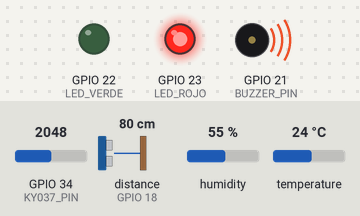
Bench run of a program on a simulated ESP32. On the bench: output pins drawn as LEDs (lit = HIGH), buzzer (waves = sounding). Wiring (inferred from the names in the program): ultrasonic range finder: trigger GPIO 5; echo GPIO 18. The test bench sets the inputs (shaded band); at power-on: distance to the obstacle (sensor on GPIO 18) 80 cm, GPIO 34 (KY037_PIN) = 2048, humidity 55 %, temperature 24 °C. The echo pulse lasts 58.3 µs per cm; WiFi joins after 1.5 s; servers stay silent unless stated; the local clock reads 2024-03-15 10:24:30 at power-on unless the program sets it; pins used as bus, display or sensor lines are not drawn; what the program prints to the serial monitor is not drawn.

Above: at 2.33 s.
2.8 s: distance to the obstacle (sensor on GPIO 18) set to 119 cm
6.3 s: distance to the obstacle (sensor on GPIO 18) set to 126 cm
At 7.1 s:
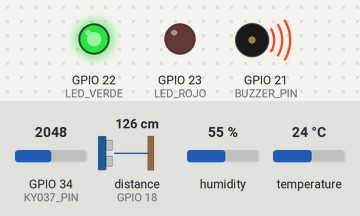
10.0 s: GPIO 34 (KY037_PIN) set to 1529
13.5 s: GPIO 34 (KY037_PIN) set to 1435
At 14.6 s:
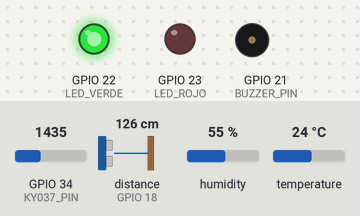
15.4 s: distance to the obstacle (sensor on GPIO 18) set to 4 cm
At 18.1 s:
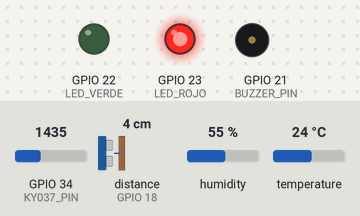
18.9 s: distance to the obstacle (sensor on GPIO 18) set to 46 cm
At 19.44 s:
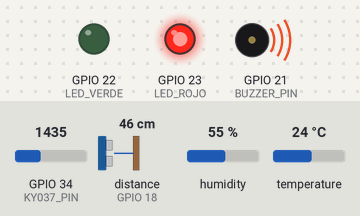
22.4 s: distance to the obstacle (sensor on GPIO 18) set to 57 cm
At 23.63 s:
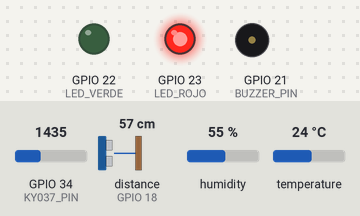
Timing chart, 0 to 26.9 s (numbered marks = the images above; inputs shaded):
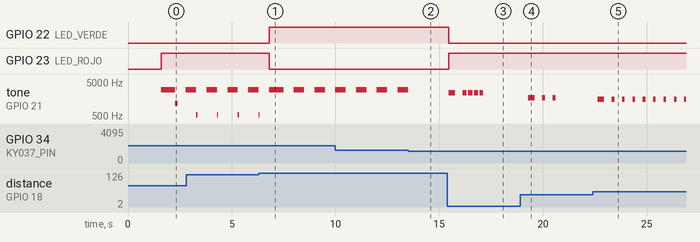

The program:

main.cpp
```cpp
#include <Arduino.h>
#include <WiFi.h>
#include <Firebase_ESP_Client.h>
#include "addons/TokenHelper.h"
#include "addons/RTDBHelper.h"
#include "DHT.h"
#include <time.h>
#include <algorithm>

// 1. CONFIGURACIÓN DE RED Y FIREBASE
const char* WIFI_SSID = "LEONEZEQUIEL";
const char* WIFI_PASSWORD = "begiakhi88";

// Credenciales de Firebase
const char* DATABASE_SECRET = "fvNtqyqklwhW3Zy35ed352460uvlbgPPJLf8XOkD";
const char* DATABASE_URL = "https://parking-iot-a0b8e-default-rtdb.firebaseio.com/";

// Rutas de la base de datos
const char* FB_PATH_STATUS = "/parking_status";
const char* FB_PATH_LOGS = "/parking_logs";

// Configuración de Hora (UTC/GMT+0 para compatibilidad con dashboards)
const char* NTP_SERVER = "pool.ntp.org";
const long GMT_OFFSET_SEC = 0;
const int DAYLIGHT_OFFSET_SEC = 0;


// 2. PINES Y SENSORES

#define DHTPIN 4
#define DHTTYPE DHT22
#define TRIG_PIN 5
#define ECHO_PIN 18

#define KY037_PIN 34
#define BUZZER_PIN 21
#define LED_VERDE 22
#define LED_ROJO 23

DHT dht(DHTPIN, DHTTYPE);

// 3. UMBRALES Y TEMPORIZADORES
const unsigned long SENSOR_READ_INTERVAL = 500;      // Leer cada 500ms
const unsigned long FIREBASE_SEND_INTERVAL = 15000;  // Enviar cada 15s (heartbeat)
const unsigned long WIFI_RECONNECT_INTERVAL = 20000; // Reintentar wifi cada 20s

const float DIST_OCUPADO = 50.0; // cm
const float DIST_LIBRE = 120.0;  // cm
const int RUIDO_UMBRAL = 1500;   // Valor ADC (0-4095) para alerta fuerte

//
// 4. OBJETOS Y VARIABLES GLOBALES
//
// ¡IMPORTANTE! Dos objetos separados para evitar conflictos de escritura
FirebaseData fbdo_status;
FirebaseData fbdo_logs;

FirebaseAuth auth;
FirebaseConfig config;

unsigned long lastSensorRead = 0;
unsigned long lastFirebaseSend = 0;
unsigned long lastWifiCheck = 0;

// Variables de Sensores (Inicializadas con valores seguros)
float distancia_cm = 130.0;
float distanciaAnterior_cm = 130.0;
float temperatura_c = 0.0;
float humedad_pct = 0.0;
int nivel_sonido = 0;

// Variables de Análisis de Ruido (Promedio Móvil)
const int RUIDO_MUESTRAS = 60;
int lecturasRuido[RUIDO_MUESTRAS];
int indiceRuido = 0;
long sumaRuido = 0;
float ruidoBaselineAvg = 0.0;
String estadoRuido = "Normal";

// Estado del Sistema
String estadoActual = "Inicializando";
String estadoAnterior = "";

// Alarmas
bool alarmaRuidoActiva = false;
unsigned long alarmaRuidoTimestamp = 0;
const unsigned long ALARMA_RUIDO_DURACION = 500;

//
// 5. PROTOTIPOS DE FUNCIONES
//
void iniciarWiFi();
void iniciarFirebase();
void leerSensores();
float leerDistanciaFiltrada_Promedio();
String decidirEstado(float dist);
void manejarHardwareFijo(const String& estado, int ruido);
void manejarBuzzer(const String& estado, float dist);
String getTimestampLocal();
void enviarAFirebase();
void analizarRuido();
void tokenStatusCallback(FirebaseConfig* config) { }

//
// 6. SETUP
//
void setup() {
    Serial.begin(115200);
    Serial.println("\n\n--- INICIANDO SISTEMA (VERSIÓN FINAL) ---");

    // Configurar Pines
    pinMode(TRIG_PIN, OUTPUT);
    pinMode(ECHO_PIN, INPUT);
    pinMode(KY037_PIN, INPUT);
    pinMode(BUZZER_PIN, OUTPUT);
    pinMode(LED_VERDE, OUTPUT);
    pinMode(LED_ROJO, OUTPUT);

    // Iniciar DHT
    dht.begin();

    // Pre-llenar array de ruido para evitar promedios erróneos al inicio
    for (int i = 0; i < RUIDO_MUESTRAS; i++) {
        lecturasRuido[i] = 50;
    }
    sumaRuido = 50 * RUIDO_MUESTRAS;
    ruidoBaselineAvg = 50.0;

    // Conectar a la Red
    iniciarWiFi();

    // Sincronizar Hora (Bloqueante al inicio para asegurar timestamps válidos)
    Serial.print("🕒 Sincronizando hora (NTP)");
    configTime(GMT_OFFSET_SEC, DAYLIGHT_OFFSET_SEC, NTP_SERVER);
    struct tm timeinfo;
    while (!getLocalTime(&timeinfo)) {
        Serial.print(".");
        delay(500);
    }
    Serial.println("\n✅ Hora sincronizada correctamente.");

    // Iniciar Firebase
    iniciarFirebase();

    Serial.println("-------------------------------------------");
    Serial.println("🚀 Sistema listo. Iniciando bucle principal...");
    Serial.println("-------------------------------------------");
}

//
// 7. LOOP PRINCIPAL
//
void loop() {
    unsigned long now = millis();

    // Tarea 1: Asegurar WiFi
    if (now - lastWifiCheck > WIFI_RECONNECT_INTERVAL) {
        lastWifiCheck = now;
        if (WiFi.status() != WL_CONNECTED) {
            Serial.println("🔌 WiFi desconectado. Reintentando...");
            WiFi.reconnect();
        }
    }

    // Tarea 2: Leer Sensores y Lógica (500ms)
    if (now - lastSensorRead >= SENSOR_READ_INTERVAL) {
        lastSensorRead = now;

        estadoAnterior = estadoActual;
        distanciaAnterior_cm = distancia_cm;

        leerSensores();
        analizarRuido();
        estadoActual = decidirEstado(distancia_cm);

        // Diagnóstico en Serial
        Serial.printf("📏 %.1f cm | 🌡 %.1f°C | 💧 %.1f%% | 🎤 %d (Avg: %.0f) | %s | 🔊 %s\n",
                      distancia_cm, temperatura_c, humedad_pct, nivel_sonido, ruidoBaselineAvg, estadoActual.c_str(), estadoRuido.c_str());

        manejarHardwareFijo(estadoActual, nivel_sonido);
    }

    // Tarea 3: Buzzer (Ejecución rápida)
    manejarBuzzer(estadoActual, distancia_cm);

    // Tarea 4: Enviar a Firebase
    bool estadoCambiado = (estadoActual != estadoAnterior && estadoActual != "Inicializando");
    bool tiempoDeEnvio = (now - lastFirebaseSend >= FIREBASE_SEND_INTERVAL);

    if (estadoCambiado || tiempoDeEnvio) {
        if (Firebase.ready() && WiFi.status() == WL_CONNECTED) {
            lastFirebaseSend = now;
            enviarAFirebase();
        } else if (!Firebase.ready()) {
             // Solo loguear si falla, no bloquear
             Serial.println("⚠️ Firebase no listo. Reintentando en siguiente ciclo.");
        }
    }
}

//
// 8. IMPLEMENTACIÓN DE FUNCIONES
//

void iniciarWiFi() {
    WiFi.begin(WIFI_SSID, WIFI_PASSWORD);
    Serial.print("🔌 Conectando a WiFi");
    int intentos = 0;
    while (WiFi.status() != WL_CONNECTED && intentos < 30) {
        delay(500);
        Serial.print(".");
        intentos++;
    }
    if (WiFi.status() != WL_CONNECTED) {
        Serial.println("\n❌ Falló WiFi. Reiniciando...");
        delay(1000); ESP.restart();
    }
    Serial.print("\n✅ WiFi Conectado: ");
    Serial.println(WiFi.localIP().toString());
}

void iniciarFirebase() {
    config.signer.tokens.legacy_token = DATABASE_SECRET;
    config.database_url = DATABASE_URL;
    config.token_status_callback = tokenStatusCallback;

    Firebase.reconnectWiFi(true);
    Firebase.begin(&config, &auth);

    Serial.println("🔥 Inicializando Firebase...");
}

void leerSensores() {
    // Lectura DHT
    float temp_val = dht.readTemperature();
    float hum_val = dht.readHumidity();
    if (!isnan(temp_val)) temperatura_c = temp_val;
    if (!isnan(hum_val)) humedad_pct = hum_val;

    // Lectura Ultrasonido
    float dist_filtrada = leerDistanciaFiltrada_Promedio();
    if (dist_filtrada != -1.0) {
        distancia_cm = dist_filtrada;
    } else {
        distancia_cm = distanciaAnterior_cm; // Ignorar lecturas fallidas
    }

    // Lectura Ruido (Promedio Móvil)
    sumaRuido = sumaRuido - lecturasRuido[indiceRuido];
    nivel_sonido = analogRead(KY037_PIN);
    lecturasRuido[indiceRuido] = nivel_sonido;
    sumaRuido = sumaRuido + nivel_sonido;
    indiceRuido = (indiceRuido + 1) % RUIDO_MUESTRAS;
    ruidoBaselineAvg = (float)sumaRuido / RUIDO_MUESTRAS;
}

float leerDistanciaFiltrada_Promedio() {
    const int N = 5;
    const int MIN_VALID = 2;
    const int MAX_VALID = 400;
    int valid = 0;
    long suma = 0;

    for (int i = 0; i < N; i++) {
        digitalWrite(TRIG_PIN, LOW); delayMicroseconds(2);
        digitalWrite(TRIG_PIN, HIGH); delayMicroseconds(10);
        digitalWrite(TRIG_PIN, LOW);

        long duracion = pulseIn(ECHO_PIN, HIGH, 25000); // 25ms timeout
        int d = duracion * 0.034 / 2;

        if (d >= MIN_VALID && d <= MAX_VALID) {
            suma += d;
            valid++;
        }
        delay(10); // Pequeña pausa para estabilidad
    }

    if (valid == 0) return -1.0; // Error
    return (float)suma / valid;
}

String decidirEstado(float dist) {
    static int contadorEstable = 0;

    if (dist == -1.0) return estadoActual; // Mantener estado si hay error de lectura

    if (dist > DIST_LIBRE) {
        contadorEstable = 0;
        return "Libre";
    } else if (dist > DIST_OCUPADO) {
        contadorEstable = 0;
        return "Aproximacion";
    } else {
        // Lógica de estabilización
        if (abs(dist - distanciaAnterior_cm) <= 5.0) {
            contadorEstable++;
        } else {
            contadorEstable = 0;
        }

        if (contadorEstable >= 3) {
            return "Ocupado";
        } else {
            return "Maniobra";
        }
    }
}

void manejarHardwareFijo(const String& estado, int ruido) {
    if (estado == "Libre") {
        digitalWrite(LED_VERDE, HIGH);
        digitalWrite(LED_ROJO, LOW);
    } else {
        digitalWrite(LED_VERDE, LOW);
        digitalWrite(LED_ROJO, HIGH);
    }

    // Disparador Alarma Ruido
    if (ruido > RUIDO_UMBRAL && !alarmaRuidoActiva) {
        alarmaRuidoActiva = true;
        alarmaRuidoTimestamp = millis();
    }
}

void analizarRuido() {
    if (nivel_sonido > RUIDO_UMBRAL) {
        estadoRuido = "Alerta";
    } else if (nivel_sonido > (ruidoBaselineAvg * 2.5) && nivel_sonido > 300) {
        estadoRuido = "Elevado";
    } else if (nivel_sonido < 100) {
        estadoRuido = "Bajo";
    } else {
        estadoRuido = "Normal";
    }
}

void manejarBuzzer(const String& estado, float dist) {
    static unsigned long lastBeepTime = 0;
    static bool isBuzzerOn = false;
    unsigned long now = millis();

    // Prioridad 1: Alarma de Ruido
    if (alarmaRuidoActiva) {
        if (now - alarmaRuidoTimestamp > ALARMA_RUIDO_DURACION) {
            alarmaRuidoActiva = false;
            noTone(BUZZER_PIN);
            isBuzzerOn = false;
        } else {
            if (!isBuzzerOn) {
                tone(BUZZER_PIN, 3000);
                isBuzzerOn = true;
            }
        }
        return;
    }

    // Apagar si no hay movimiento relevante
    if (estado != "Aproximacion" && estado != "Maniobra") {
        if (isBuzzerOn) {
            noTone(BUZZER_PIN);
            isBuzzerOn = false;
        }
        return;
    }

    // Prioridad 2: Proximidad
    float dist_constrain = constrain(dist, 0, DIST_LIBRE);
    long intervalo_silencio = map(dist_constrain, DIST_LIBRE, 0, 700, 50);
    long duracion_beep = map(dist_constrain, DIST_LIBRE, 0, 50, 200);
    long freq = map(dist_constrain, DIST_LIBRE, 0, 500, 2500);

    if (isBuzzerOn) {
        if (now - lastBeepTime > duracion_beep) {
            noTone(BUZZER_PIN);
            isBuzzerOn = false;
            lastBeepTime = now;
        }
    } else {
        if (now - lastBeepTime > intervalo_silencio) {
            tone(BUZZER_PIN, freq);
            isBuzzerOn = true;
            lastBeepTime = now;
        }
    }
}

String getTimestampLocal() {
    struct tm timeinfo;
    if (!getLocalTime(&timeinfo)) {
        return "2025-01-01T00:00:00Z";
    }
    char buf[30];
    strftime(buf, sizeof(buf), "%Y-%m-%dT%H:%M:%SZ", &timeinfo); // Formato UTC ISO8601
    return String(buf);
}

void enviarAFirebase() {
    FirebaseJson json;
    String ts_local = getTimestampLocal();

    json.set("timestamp", ts_local);
    json.set("estado", estadoActual);
    json.set("distancia_cm", String(distancia_cm, 1));
    json.set("temperatura_c", String(temperatura_c, 1));
    json.set("humedad_pct", String(humedad_pct, 1));
    json.set("nivel_sonido", nivel_sonido);
    json.set("estado_ruido", estadoRuido);
    json.set("ruido_baseline", String(ruidoBaselineAvg, 0));

    Serial.println("📤 Enviando a Firebase...");

    // 1. Status Actual
    if (Firebase.RTDB.setJSON(&fbdo_status, FB_PATH_STATUS, &json)) {
        Serial.println("   ✅ Status OK");
    } else {
        Serial.printf("   ❌ Status ERROR: %s\n", fbdo_status.errorReason().c_str());
    }

    // 2. Historial (Logs)
    if (Firebase.RTDB.pushJSON(&fbdo_logs, FB_PATH_LOGS, &json)) {
        Serial.println("   ✅ Log Guardado OK");
    } else {
        Serial.printf("   ❌ Log ERROR: %s\n", fbdo_logs.errorReason().c_str());
    }
}
```

Measured:
- the behaviour switches between 122 and 123 cm on distance to the obstacle (sensor on GPIO 18) (found by bisection; images 0 and 1)
- the behaviour switches between 1501 and 1500 on GPIO 34 (KY037_PIN) (found by bisection; images 1 and 2)
- the behaviour switches between 51 and 52 cm on distance to the obstacle (sensor on GPIO 18) (found by bisection; images 4 and 5)
- after the input at 6.3 s, GPIO 22 (LED_VERDE): LOW → HIGH after 0.50 s; GPIO 23 (LED_ROJO): HIGH → LOW after 0.50 s
- after the input at 13.5 s, tone on GPIO 21 (BUZZER_PIN): goes on until 13.5 s, then stays silent
- after the input at 15.4 s, GPIO 22 (LED_VERDE): HIGH → LOW after 0.06 s; GPIO 23 (LED_ROJO): LOW → HIGH after 0.06 s; tone on GPIO 21 (BUZZER_PIN): goes 2450 Hz 0.30 s, silent 0.36 s, 3 × (2450 Hz 0.20 s, silent 0.07 s), 2450 Hz 0.17 s, then silent, starting after 0.06 s
- after the input at 18.9 s, tone on GPIO 21 (BUZZER_PIN): silent → 1750 Hz after 0.39 s, then repeats every 0.51 s: silent 0.37 s, 1750 Hz 0.14 s, until it stays silent from 20.6 s
- after the input at 22.4 s, tone on GPIO 21 (BUZZER_PIN): silent → 1566 Hz after 0.25 s, then repeats every 0.50 s: silent 0.37 s, 1566 Hz 0.13 s
